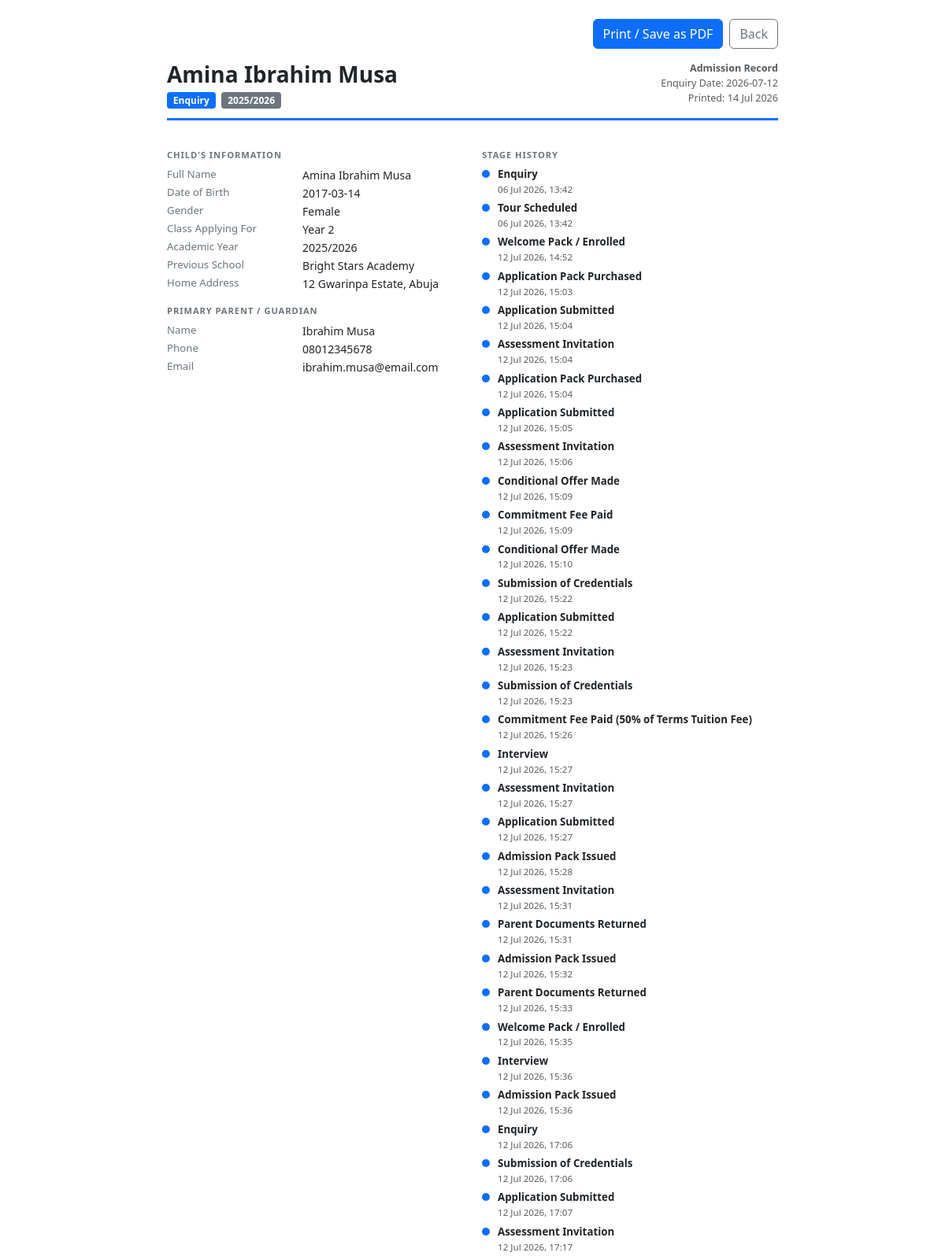
/admissions/1/print (signed in, upper part), run on the app's committed database.
### app.py (models this page shows)
class Student(db.Model):
    id = db.Column(db.Integer, primary_key=True)
    child_name = db.Column(db.String(150), nullable=False)
    date_of_birth = db.Column(db.String(20))
    gender = db.Column(db.String(10))
    class_applying = db.Column(db.String(100), nullable=False)
    academic_year = db.Column(db.String(20))
    previous_school = db.Column(db.String(200))
    address = db.Column(db.Text)
    parent_name = db.Column(db.String(150), nullable=False)
    parent_email = db.Column(db.String(150))
    parent_phone = db.Column(db.String(30))
    second_parent_name = db.Column(db.String(150))
    second_parent_phone = db.Column(db.String(30))
    enquiry_date = db.Column(db.String(20), default=lambda: date.today().isoformat())
    stage = db.Column(db.String(80), default='Enquiry')
    notes = db.Column(db.Text)
    stage_histories = db.relationship('StageHistory', backref='student', lazy=True,
                                      cascade='all, delete-orphan',
                                      order_by='StageHistory.changed_at')
    checklist_items = db.relationship('ChecklistItem', backref='student', lazy=True,
                                      cascade='all, delete-orphan')
    activity_notes = db.relationship('ActivityNote', backref='student', lazy=True,
                                     cascade='all, delete-orphan',
                                     order_by='ActivityNote.created_at.desc()')

class StageHistory(db.Model):
    id = db.Column(db.Integer, primary_key=True)
    student_id = db.Column(db.Integer, db.ForeignKey('student.id'), nullable=False)
    stage = db.Column(db.String(80), nullable=False)
    changed_at = db.Column(db.DateTime, default=datetime.utcnow)

### app.py (the view)
@app.route('/admissions/<int:student_id>/print')
@admin_required
def print_student(student_id):
    student = db.get_or_404(Student, student_id)
    stage_histories = StageHistory.query.filter_by(
        student_id=student.id
    ).order_by(StageHistory.changed_at).all()
    all_checklist = {}
    for stage in ACTIVE_STAGES:
        items = ChecklistItem.query.filter_by(student_id=student.id, stage=stage).all()
        if items:
            all_checklist[stage] = items
    activity_notes = ActivityNote.query.filter_by(
        student_id=student.id
    ).order_by(ActivityNote.created_at).all()
    return render_template(
        'print_student.html', student=student,
        stage_histories=stage_histories, all_checklist=all_checklist,
        activity_notes=activity_notes, stage_colors=STAGE_COLORS,
        now=datetime.utcnow().strftime('%d %b %Y'),
    )

### app.py (called while the page is built)
def admin_required(f):
    @wraps(f)
    def decorated(*args, **kwargs):
        if not session.get('admin_auth'):
            return redirect(url_for('admin_login'))
        return f(*args, **kwargs)
    return decorated

### templates/print_student.html (shortened to what this page needs)
<!DOCTYPE html>
<html lang="en">
<head>
  <link href="https://cdn.jsdelivr.net/npm/bootstrap@5.3.3/dist/css/bootstrap.min.css" rel="stylesheet">
</head>
<body>
<div class="container py-4" style="max-width:800px;">
  <div class="no-print mb-3 d-flex justify-content-end gap-2">
    <button onclick="window.print()" class="btn btn-primary">
      Print / Save as PDF
    </button>
    <a href="javascript:history.back()" class="btn btn-outline-secondary">Back</a>
  </div>
  <div class="print-header">
    <div class="d-flex justify-content-between align-items-start">
      <div>
        <h3 class="fw-bold mb-1">{{ student.child_name }}</h3>
        <span class="badge bg-primary me-1">{{ student.stage }}</span>
        {% if student.academic_year %}
        <span class="badge bg-secondary">{{ student.academic_year }}</span>
        {% endif %}
      </div>
      <div class="text-muted text-end small">
        <div><strong>Admission Record</strong></div>
        <div>Enquiry Date: {{ student.enquiry_date }}</div>
        <div>Printed: {{ now }}</div>
      </div>
    </div>
  </div>
  <div class="row g-4">
    <div class="col-md-6">
      <div class="section-title">Child's Information</div>
      <dl class="info-list">
        <dt>Full Name</dt><dd>{{ student.child_name }}</dd>
        <dt>Date of Birth</dt><dd>{{ student.date_of_birth or '—' }}</dd>
        <dt>Gender</dt><dd>{{ student.gender or '—' }}</dd>
        <dt>Class Applying For</dt><dd>{{ student.class_applying }}</dd>
        <dt>Academic Year</dt><dd>{{ student.academic_year or '—' }}</dd>
        <dt>Previous School</dt><dd>{{ student.previous_school or '—' }}</dd>
        <dt>Home Address</dt><dd>{{ student.address or '—' }}</dd>
      </dl>
      <div class="section-title">Primary Parent / Guardian</div>
      <dl class="info-list">
        <dt>Name</dt><dd>{{ student.parent_name }}</dd>
        <dt>Phone</dt><dd>{{ student.parent_phone or '—' }}</dd>
        <dt>Email</dt><dd>{{ student.parent_email or '—' }}</dd>
      </dl>
    </div>
    <div class="col-md-6">
      {% if stage_histories %}
      <div class="section-title">Stage History</div>
      {% for h in stage_histories %}
      <div class="timeline-row">
        <div class="tl-dot"></div>
        <div>
          <div class="fw-semibold">{{ h.stage }}</div>
          <div class="text-muted small">{{ h.changed_at.strftime('%d %b %Y, %H:%M') }}</div>
        </div>
      </div>
      {% endfor %}
      {% endif %}
    </div>
  </div>
</div>
</body>
</html>

### templates/print_student.html (style rules this page uses)
body { background: #fff; font-family: 'Segoe UI', sans-serif; font-size: .9rem; }
.print-header { border-bottom: 3px solid #0d6efd; padding-bottom: 12px; margin-bottom: 20px; }
.section-title { font-size: .7rem; font-weight: 700; text-transform: uppercase; letter-spacing: .08em; color: #6c757d; margin-bottom: 6px; margin-top: 16px; }
dl.info-list { display: grid; grid-template-columns: 160px 1fr; gap: 2px 12px; }
dl.info-list dt { color: #6c757d; font-weight: 500; font-size: .83rem; }
dl.info-list dd { margin: 0; font-size: .88rem; }
.badge { border-radius: 4px; font-size: .75rem; }
.timeline-row { display: flex; gap: 10px; align-items: flex-start; margin-bottom: 6px; font-size: .83rem; }
.tl-dot { width: 10px; height: 10px; border-radius: 50%; background: #0d6efd; margin-top: 4px; flex-shrink: 0; }

### data on the page
Student: child_name "Amina Ibrahim Musa", stage "Enquiry", academic_year "2025/2026", enquiry_date "2026-07-12", date_of_birth "2017-03-14", gender "Female", class_applying "Year 2", previous_school "Bright Stars Academy", address "12 Gwarinpa Estate, Abuja", parent_name "Ibrahim Musa", parent_phone "08012345678", parent_email "ibrahim.musa@email.com"
StageHistory: stage "Enquiry", changed_at "06 Jul 2026, 13:42"
StageHistory: stage "Tour Scheduled", changed_at "06 Jul 2026, 13:42"
StageHistory: stage "Welcome Pack / Enrolled", changed_at "12 Jul 2026, 14:52"
StageHistory: stage "Application Pack Purchased", changed_at "12 Jul 2026, 15:03"
StageHistory: stage "Application Submitted", changed_at "12 Jul 2026, 15:04"
StageHistory: stage "Assessment Invitation", changed_at "12 Jul 2026, 15:04"
StageHistory: stage "Application Pack Purchased", changed_at "12 Jul 2026, 15:04"
StageHistory: stage "Application Submitted", changed_at "12 Jul 2026, 15:05"
StageHistory: stage "Assessment Invitation", changed_at "12 Jul 2026, 15:06"
StageHistory: stage "Conditional Offer Made", changed_at "12 Jul 2026, 15:09"
StageHistory: stage "Commitment Fee Paid", changed_at "12 Jul 2026, 15:09"
StageHistory: stage "Conditional Offer Made", changed_at "12 Jul 2026, 15:10"
StageHistory: stage "Submission of Credentials", changed_at "12 Jul 2026, 15:22"
StageHistory: stage "Application Submitted", changed_at "12 Jul 2026, 15:22"
StageHistory: stage "Assessment Invitation", changed_at "12 Jul 2026, 15:23"
StageHistory: stage "Submission of Credentials", changed_at "12 Jul 2026, 15:23"
StageHistory: stage "Commitment Fee Paid (50% of Terms Tuition Fee)", changed_at "12 Jul 2026, 15:26"
StageHistory: stage "Interview", changed_at "12 Jul 2026, 15:27"
StageHistory: stage "Assessment Invitation", changed_at "12 Jul 2026, 15:27"
StageHistory: stage "Application Submitted", changed_at "12 Jul 2026, 15:27"
StageHistory: stage "Admission Pack Issued", changed_at "12 Jul 2026, 15:28"
StageHistory: stage "Assessment Invitation", changed_at "12 Jul 2026, 15:31"
StageHistory: stage "Parent Documents Returned", changed_at "12 Jul 2026, 15:31"
StageHistory: stage "Admission Pack Issued", changed_at "12 Jul 2026, 15:32"
StageHistory: stage "Parent Documents Returned", changed_at "12 Jul 2026, 15:33"
StageHistory: stage "Welcome Pack / Enrolled", changed_at "12 Jul 2026, 15:35"
StageHistory: stage "Interview", changed_at "12 Jul 2026, 15:36"
StageHistory: stage "Admission Pack Issued", changed_at "12 Jul 2026, 15:36"
StageHistory: stage "Enquiry", changed_at "12 Jul 2026, 17:06"
StageHistory: stage "Submission of Credentials", changed_at "12 Jul 2026, 17:06"
StageHistory: stage "Application Submitted", changed_at "12 Jul 2026, 17:07"
StageHistory: stage "Assessment Invitation", changed_at "12 Jul 2026, 17:17"
